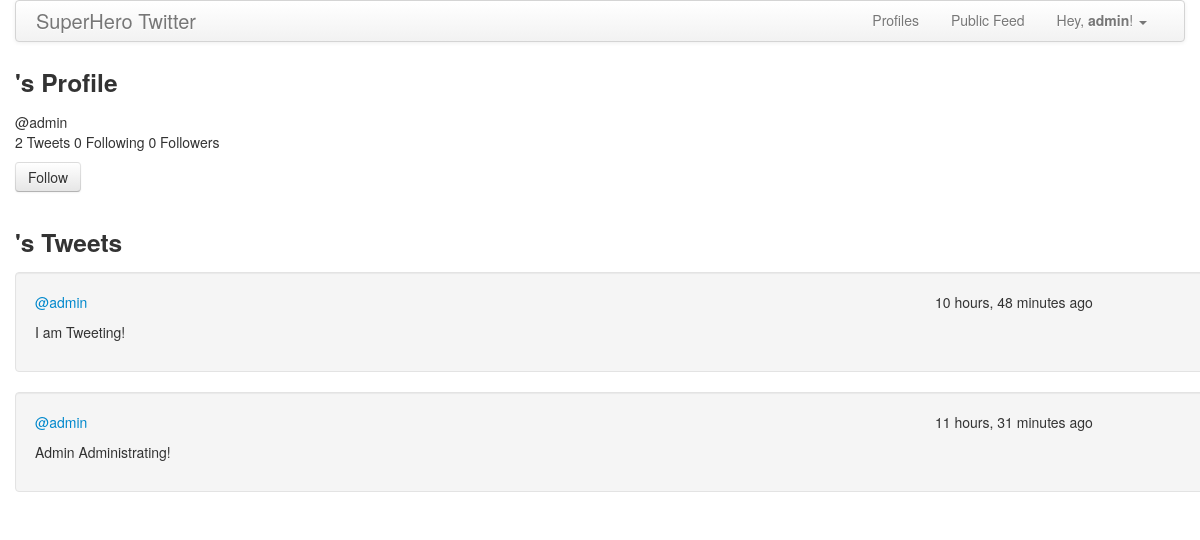
Screenshot of /users/admin/ (signed in) with the database file from the repository.
### twitter_app/models.py (models this page shows, shortened)
class UserProfile(models.Model):
  user = models.OneToOneField(User)
  follows = models.ManyToManyField('self', related_name='followed_by', symmetrical=False)

class Tweet(models.Model):
  content = models.CharField(max_length=140)
  user = models.ForeignKey(User)
  date_created = models.DateTimeField(auto_now=True, blank=True)

### twitter_app/views.py (the view, shortened to what this page needs)
# urls.py: url(r'^users/(?P<username>\w{0,30})/$', 'twitter_app.views.users'),
@login_required
def users(request, username="", tweet_form=None):
  if username:
    try: # get user if exists
      user = User.objects.get(username=username)
    except User.DoesNotExist:
      raise Http404
    tweets = Tweet.objects.filter(user=user.id).order_by('-date_created') # get tweets from user
    if (username == request.user.username):
      return render(request, 'user.html', {'user': request.user, 'tweets': tweets})
    elif request.user.profile.follows.filter(user__username=username):
      return render(request, 'user.html', {'user': user, 'tweets': tweets})
    return render(request, 'user.html', {'user': user, 'tweets': tweets, 'follow':True})

### templates/user.html (shortened to what this page needs)
{% extends "base.html" %}
{% block login %}
    {% with user.username as username %}
        {{ block.super }}
    {% endwith %}
{% endblock login %}
{% block content %}
<div>
  <h3>{{ user.get_full_name }}'s Profile</h3>
  <div class="tweet">
    @{{ user.username }}
    <p>
      {{ tweets.count }} Tweets
      <span>{{ user.profile.follows.all.count }} Following</span>
      <span>{{ user.profile.followed_by.all.count }} Followers</span>
    </p>
    {% if follow %}
      <form action="/follow" method="post">
        <input type="submit" value="Follow" class="btn">
      </form>
    {% else %}
      <form action="/unfollow" method="post">
        {% csrf_token %}
        <input type="hidden" name="follow" value="{{ user.id }}">
        <input type="submit" value="Unfollow" class="btn">
      </form>
    {% endif %}
  </div>
</div>
<div class="row-fluid">
  <div class="span12">
    <h3>{{ user.first_name}}'s Tweets</h3>
    {% for tweet in tweets %}
      <div class="row-fluid well">
        <div class="span2">
        <a href="/users/{{tweet.user.username}}">@{{ tweet.user.username }}</a>
        </div>
        <div class="span3 pull-right">
            {{ tweet.date_created | timesince}} ago
        </div>
        <div class="row-fluid">
          <div class="span12">
            {{ tweet.content }}
          </div>
        </div>
      </div>
    {% endfor %}
  </div>
</div>
{% endblock content %}

### templates/base.html (shortened to what this page needs)
<!DOCTYPE html>
<html>
<head>
  <link rel="stylesheet" href="{{ STATIC_URL }}/css/bootstrap.css">
  <link href="{{STATIC_URL}}css/bootstrap-responsive.css" rel="stylesheet">
</head>
<body>
  <div class="container">
    <div class="navbar">
      <div class="navbar-inner">
        {% block login %}
        <a class="brand" href="/">SuperHero Twitter</a>
        <ul class="nav nav-pills pull-right">
          <li><a href="/users/">Profiles</a></li>
          <li><a href="/tweets">Public Feed</a></li>
          <li class="dropdown">
            <a href="#" class="dropdown-toggle" data-toggle="dropdown">Hey, <strong>{{username }}</strong>!
            <b class="caret"></b>
            </a>
          </li>
        </ul>
      </div>
      {% endblock login %}
    </div>
    <div class="">
      {% block content %}
      {% endblock content %}
    </div>
</div>
</body>
</html>

### rows the page displays
Tweet: user.username "admin", date_created "10 hours, 48 minutes", content "I am Tweeting!"
Tweet: user.username "admin", date_created "11 hours, 31 minutes", content "Admin Administrating!"

### other values shown
{{ username }} "admin"
{{ user.username }} "admin"
{{ tweets.count }} "2"
{{ user.profile.follows.all.count }} "0"
{{ user.profile.followed_by.all.count }} "0"
